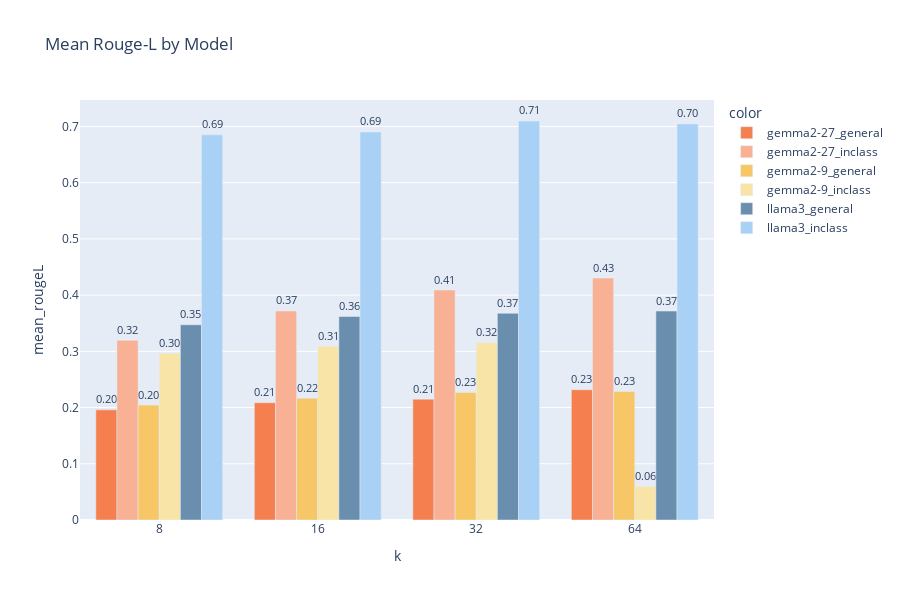

The cell this chart's notebook holds for it:
### Code cell
df["k"] = df["k"].astype("str")
df['color'] = df['model'] + '_' + df['experiment_type']
custom_color_sequence = colors = [
    "#F57F4F",  # Dark Orange
    "#F8B195",  # Light Orange
    "#F6C667",  # Dark Yellow
    "#F8E4A6",  # Light Yellow
    "#6A8EAE",  # Dark Blue
    "#A9D0F5"   # Light Blue
]



fig = px.bar(df[df["task"] == "all"], 
             x='k', 
             y='mean_rougeL', 
             color='color',
             text='mean_rougeL',
             barmode='group',
             title='Mean Rouge-L by Model',
             color_discrete_sequence=custom_color_sequence)

# Customize the layout
fig.update_traces(texttemplate='%{text:.2f}', textposition='outside')
fig.update_layout(height=600) 
# Show the figure
fig.show()

### Figure 1 — Plotly figure (JSON) as saved in the notebook; plotly's stock layout.template omitted (floating-point values rounded to 4 significant figures)
{"data": [{"alignmentgroup": "True", "hovertemplate": "color=gemma2-27_general<br>k=%{x}<br>mean_rougeL=%{text}<extra></extra>", "legendgroup": "gemma2-27_general", "marker": {"color": "#F57F4F", "pattern": {"shape": ""}}, "name": "gemma2-27_general", "offsetgroup": "gemma2-27_general", "orientation": "v", "showlegend": true, "text": [0.196, 0.2085, 0.215, 0.2317], "textposition": "outside", "texttemplate": "%{text:.2f}", "type": "bar", "x": ["8", "16", "32", "64"], "xaxis": "x", "y": [0.196, 0.2085, 0.215, 0.2317], "yaxis": "y"}, {"alignmentgroup": "True", "hovertemplate": "color=gemma2-27_inclass<br>k=%{x}<br>mean_rougeL=%{text}<extra></extra>", "legendgroup": "gemma2-27_inclass", "marker": {"color": "#F8B195", "pattern": {"shape": ""}}, "name": "gemma2-27_inclass", "offsetgroup": "gemma2-27_inclass", "orientation": "v", "showlegend": true, "text": [0.3197, 0.3717, 0.409, 0.4303], "textposition": "outside", "texttemplate": "%{text:.2f}", "type": "bar", "x": ["8", "16", "32", "64"], "xaxis": "x", "y": [0.3197, 0.3717, 0.409, 0.4303], "yaxis": "y"}, {"alignmentgroup": "True", "hovertemplate": "color=gemma2-9_general<br>k=%{x}<br>mean_rougeL=%{text}<extra></extra>", "legendgroup": "gemma2-9_general", "marker": {"color": "#F6C667", "pattern": {"shape": ""}}, "name": "gemma2-9_general", "offsetgroup": "gemma2-9_general", "orientation": "v", "showlegend": true, "text": [0.2044, 0.2168, 0.2268, 0.2284], "textposition": "outside", "texttemplate": "%{text:.2f}", "type": "bar", "x": ["8", "16", "32", "64"], "xaxis": "x", "y": [0.2044, 0.2168, 0.2268, 0.2284], "yaxis": "y"}, {"alignmentgroup": "True", "hovertemplate": "color=gemma2-9_inclass<br>k=%{x}<br>mean_rougeL=%{text}<extra></extra>", "legendgroup": "gemma2-9_inclass", "marker": {"color": "#F8E4A6", "pattern": {"shape": ""}}, "name": "gemma2-9_inclass", "offsetgroup": "gemma2-9_inclass", "orientation": "v", "showlegend": true, "text": [0.2966, 0.3089, 0.3151, 0.05986], "textposition": "outside", "texttemplate": "%{text:.2f}", "type": "bar", "x": ["8", "16", "32", "64"], "xaxis": "x", "y": [0.2966, 0.3089, 0.3151, 0.05986], "yaxis": "y"}, {"alignmentgroup": "True", "hovertemplate": "color=llama3_general<br>k=%{x}<br>mean_rougeL=%{text}<extra></extra>", "legendgroup": "llama3_general", "marker": {"color": "#6A8EAE", "pattern": {"shape": ""}}, "name": "llama3_general", "offsetgroup": "llama3_general", "orientation": "v", "showlegend": true, "text": [0.3472, 0.3619, 0.3676, 0.3716], "textposition": "outside", "texttemplate": "%{text:.2f}", "type": "bar", "x": ["8", "16", "32", "64"], "xaxis": "x", "y": [0.3472, 0.3619, 0.3676, 0.3716], "yaxis": "y"}, {"alignmentgroup": "True", "hovertemplate": "color=llama3_inclass<br>k=%{x}<br>mean_rougeL=%{text}<extra></extra>", "legendgroup": "llama3_inclass", "marker": {"color": "#A9D0F5", "pattern": {"shape": ""}}, "name": "llama3_inclass", "offsetgroup": "llama3_inclass", "orientation": "v", "showlegend": true, "text": [0.6851, 0.6901, 0.7097, 0.7045], "textposition": "outside", "texttemplate": "%{text:.2f}", "type": "bar", "x": ["8", "16", "32", "64"], "xaxis": "x", "y": [0.6851, 0.6901, 0.7097, 0.7045], "yaxis": "y"}], "layout": {"barmode": "group", "height": 600, "legend": {"title": {"text": "color"}, "tracegroupgap": 0}, "title": {"text": "Mean Rouge-L by Model"}, "xaxis": {"anchor": "y", "domain": [0, 1], "title": {"text": "k"}}, "yaxis": {"anchor": "x", "domain": [0, 1], "title": {"text": "mean_rougeL"}}}}
